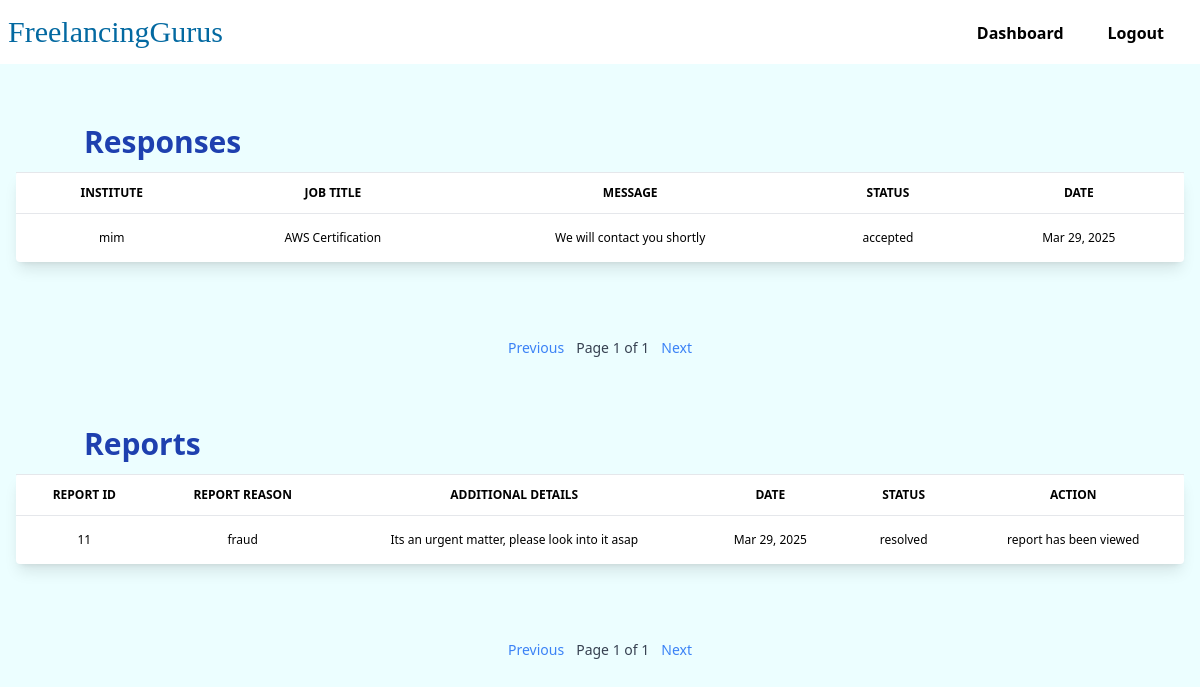
/freelancer/institute_job_response.php (signed in), run on the app's committed database.
### tables this page shows
CREATE TABLE `institute_responses` (
  `response_id` int(11) NOT NULL,
  `application_id` int(11) NOT NULL,
  `message` text NOT NULL,
  `response_TS` timestamp NOT NULL DEFAULT current_timestamp(),
  `status` varchar(50) NOT NULL,
  `is_read` tinyint(1) DEFAULT 0
);

CREATE TABLE `institute_details` (
  `institute_id` int(64) NOT NULL,
  `institute_name` varchar(512) NOT NULL,
  `institute_uname` varchar(16) NOT NULL,
  `institute_phone` bigint(10) NOT NULL,
  `institute_adrs` varchar(999) NOT NULL,
  `institute_email` varchar(128) NOT NULL,
  `institute_pass` varchar(32) NOT NULL,
  `institute_TS` timestamp NOT NULL DEFAULT current_timestamp() ON UPDATE current_timestamp(),
  `status` enum('pending','verified','rejected') NOT NULL DEFAULT 'pending',
  `account_status` enum('active','suspended','deleted') NOT NULL DEFAULT 'active'
);

CREATE TABLE `job_details` (
  `job_id` int(11) NOT NULL,
  `occupation_title` varchar(64) NOT NULL,
  `salary` text NOT NULL,
  `experience_required` varchar(16) NOT NULL,
  `job_description` varchar(999) NOT NULL,
  `vacancy_available` varchar(32) NOT NULL,
  `skill_required` varchar(256) NOT NULL,
  `duration` varchar(32) NOT NULL,
  `institute_name` varchar(200) NOT NULL,
  `institute_id` varchar(20) NOT NULL,
  `job_TS` timestamp NOT NULL DEFAULT current_timestamp() ON UPDATE current_timestamp(),
  `status` enum('active','deleted','removed') NOT NULL DEFAULT 'active'
);

CREATE TABLE `reports` (
  `report_id` int(11) NOT NULL,
  `job_id` int(11) NOT NULL,
  `flancer_id` int(11) NOT NULL,
  `report_reason` enum('spam','fraud','inappropriate','other') NOT NULL,
  `report_text` text DEFAULT NULL,
  `report_TS` timestamp NOT NULL DEFAULT current_timestamp(),
  `action` enum('pending','resolved') NOT NULL,
  `usr_res` varchar(512) NOT NULL
);

### freelancer/institute_job_response.php (the view, shortened to what this page needs)
<?php
$freelancer_id = $_SESSION['user_id'];
$servername = "localhost";
$username = "root";
$password = "";
$dbname = "freelance";
$conn = new mysqli($servername, $username, $password, $dbname);
$records_per_page = 10;
$stmt_count = $conn->prepare("
    SELECT COUNT(*)
    FROM institute_responses r
    INNER JOIN applications a ON r.application_id = a.application_id
    WHERE a.flancer_id = ?
");
$stmt_count->bind_param("i", $freelancer_id);
$stmt_count->execute();
$stmt_count->bind_result($total_records);
$total_pages = ceil($total_records / $records_per_page);
$current_page = isset($_GET['page']) ? (int)$_GET['page'] : 1;
$offset = ($current_page - 1) * $records_per_page;
$stmt = $conn->prepare("
    SELECT r.message, r.response_TS, i.institute_name, j.occupation_title, r.status, r.is_read, r.application_id
    FROM institute_responses r
    INNER JOIN applications a ON r.application_id = a.application_id
    INNER JOIN job_details j ON a.job_id = j.job_id
    INNER JOIN institute_details i ON j.institute_id = i.institute_id
    WHERE a.flancer_id = ?
    LIMIT ?, ?
");
$stmt->bind_param("iii", $freelancer_id, $offset, $records_per_page);
$stmt->execute();
$result = $stmt->get_result();
$reports_per_page = 10;
$reports_stmt_count = $conn->prepare("
    SELECT COUNT(*)
    FROM reports re
    INNER JOIN job_details j ON re.job_id = j.job_id
    INNER JOIN institute_details i ON j.institute_id = i.institute_id
    INNER JOIN free_user f ON re.flancer_id = f.flancer_id
    WHERE re.flancer_id = ?
");
$reports_stmt_count->bind_param("i", $freelancer_id);
$reports_stmt_count->execute();
$reports_stmt_count->bind_result($total_reports);
$total_reports_pages = ceil($total_reports / $reports_per_page);
$current_reports_page = isset($_GET['reports_page']) ? (int)$_GET['reports_page'] : 1;
$reports_offset = ($current_reports_page - 1) * $reports_per_page;
$reports_stmt = $conn->prepare("
    SELECT
        re.report_id,
        re.job_id,
        re.flancer_id,
        re.report_reason,
        re.report_text,
        re.report_TS,
        re.usr_res,
        re.action,
        j.occupation_title,
        i.institute_name,
        f.flancer_uname
    FROM reports re
    INNER JOIN job_details j ON re.job_id = j.job_id
    INNER JOIN institute_details i ON j.institute_id = i.institute_id
    INNER JOIN free_user f ON re.flancer_id = f.flancer_id
    WHERE re.flancer_id = ?
    LIMIT ?, ?
");
$reports_stmt->bind_param("iii", $freelancer_id, $reports_offset, $reports_per_page);
$reports_stmt->execute();
$reports_result = $reports_stmt->get_result();
?>
<!DOCTYPE html>
<html lang="en">
<head>
    <script src="https://cdn.tailwindcss.com"></script>
</head>
<body class="bg-cyan-50 p-0">
    <header class="w-full">
        <div class="mx-auto flex justify-between h-16 bg-white w-full max-w-full">
            <a rel="noopener noreferrer" href="#" aria-label="Back to homepage" class="flex items-center p-2">
                <h1 class="font-serif text-3xl text-sky-700">FreelancingGurus</h1>
            </a>
            <ul class="items-stretch hidden space-x-3 mr-5 md:flex">
                <li class="flex">
                    <a rel="noopener noreferrer" href="./FreelancerAccount.php"
                        class="flex items-center px-4 -mb-1 border-b-2 border-transparent hover:border-blue-500 transition duration-300 ease-in-out font-semibold">Dashboard</a>
                </li>
                <li class="flex">
                    <a rel="noopener noreferrer" href="freelancer_logout.php"
                        class="flex items-center px-4 -mb-1 border-b-2 border-transparent hover:border-blue-500 transition duration-300 ease-in-out font-semibold">Logout</a>
                </li>
            </ul>
        </div>
    </header>
    <div class="mt-[5%] ml-[7%]">
        <h3 class="font-semibold text-3xl text-blue-800">Responses</h3>
    </div>
    <section class="py-1 bg-blueGray-50">
        <div class="w-full xl:w-[90%] mb-12 xl:mb-0 px-4 mx-auto mt-2">
            <div class="relative flex flex-col min-w-0 break-words bg-white w-full mb-6 shadow-lg rounded">
                <div class="block w-full overflow-x-auto mx-auto">
                    <table class="items-center bg-transparent w-full border-collapse">
                        <thead>
                            <tr>
                                <th class="px-6 bg-blueGray-50 text-blueGray-500 align-middle border border-solid border-blueGray-100 py-3 text-xs uppercase border-l-0 border-r-0 whitespace-nowrap font-semibold text-center">Institute</th>
                                <th class="px-6 bg-blueGray-50 text-blueGray-500 align-middle border border-solid border-blueGray-100 py-3 text-xs uppercase border-l-0 border-r-0 whitespace-nowrap font-semibold text-center">Job Title</th>
                                <th class="px-6 bg-blueGray-50 text-blueGray-500 align-middle border border-solid border-blueGray-100 py-3 text-xs uppercase border-l-0 border-r-0 whitespace-nowrap font-semibold text-center">Message</th>
                                <th class="px-6 bg-blueGray-50 text-blueGray-500 align-middle border border-solid border-blueGray-100 py-3 text-xs uppercase border-l-0 border-r-0 whitespace-nowrap font-semibold text-center">Status</th>
                                <th class="px-6 bg-blueGray-50 text-blueGray-500 align-middle border border-solid border-blueGray-100 py-3 text-xs uppercase border-l-0 border-r-0 whitespace-nowrap font-semibold text-center">Date</th>
                            </tr>
                        </thead>
                        <tbody>
                            <?php if ($result->num_rows > 0): ?>
                                <?php while ($row = $result->fetch_assoc()): ?>
                                    <tr class="hover:bg-gray-200 <?= $row['is_read'] == 0 ? 'new-response' : '' ?>">
                                        <td class="border-t-0 px-6 align-middle border-l-0 border-r-0 text-xs whitespace-nowrap p-4 text-center">
                                            <?= htmlspecialchars($row['institute_name']) ?>
                                        </td>
                                        <td class="border-t-0 px-6 align-middle border-l-0 border-r-0 text-xs whitespace-nowrap p-4 text-center">
                                            <?= htmlspecialchars($row['occupation_title']) ?>
                                        </td>
                                        <td class="border-t-0 px-6 align-middle border-l-0 border-r-0 text-xs whitespace-nowrap p-4 text-center">
                                            <?= htmlspecialchars($row['message']) ?>
                                        </td>
                                        <td class="border-t-0 px-6 align-middle border-l-0 border-r-0 text-xs whitespace-nowrap p-4 text-center">
                                            <?= htmlspecialchars($row['status']) ?>
                                        </td>
                                        <td class="border-t-0 px-6 align-middle border-l-0 border-r-0 text-xs whitespace-nowrap p-4 text-center">
                                            <?= date('M d, Y', strtotime($row['response_TS'])) ?>
                                        </td>
                                    </tr>
                                <?php endwhile; ?>
                            <?php else: ?>
                                <tr>
                                    <td colspan="6" class="text-center py-4">No responses received yet.</td>
                                </tr>
                            <?php endif; ?>
                        </tbody>
                    </table>
                </div>
            </div>
        </div>
    </section>
    <div class="flex justify-center mt-4">
        <nav class="flex justify-between items-center">
            <a href="?page=<?= $current_page > 1 ? $current_page - 1 : 1 ?>" class="px-3 py-2 text-sm text-blue-500 hover:text-blue-700">Previous</a>
            <span class="text-sm text-gray-700">Page <?= $current_page ?> of <?= $total_pages ?></span>
            <a href="?page=<?= $current_page < $total_pages ? $current_page + 1 : $total_pages ?>" class="px-3 py-2 text-sm text-blue-500 hover:text-blue-700">Next</a>
        </nav>
    </div>
    <div class="mt-[5%] ml-[7%]">
        <h3 class="font-semibold text-3xl text-blue-800">Reports</h3>
    </div>
    <section class="py-1 bg-blueGray-50">
        <div class="w-full xl:w-[90%] mb-12 xl:mb-0 px-4 mx-auto mt-2">
            <div class="relative flex flex-col min-w-0 break-words bg-white w-full mb-6 shadow-lg rounded">
                <div class="block w-full overflow-x-auto mx-auto">
                    <table class="items-center bg-transparent w-full border-collapse">
<thead>
    <tr>
        <th class="px-6 bg-blueGray-50 text-blueGray-500 align-middle border border-solid border-blueGray-100 py-3 text-xs uppercase border-l-0 border-r-0 whitespace-nowrap font-semibold text-center">Report ID</th>
        <th class="px-6 bg-blueGray-50 text-blueGray-500 align-middle border border-solid border-blueGray-100 py-3 text-xs uppercase border-l-0 border-r-0 whitespace-nowrap font-semibold text-center">Report Reason</th>
        <th class="px-6 bg-blueGray-50 text-blueGray-500 align-middle border border-solid border-blueGray-100 py-3 text-xs uppercase border-l-0 border-r-0 whitespace-nowrap font-semibold text-center">Additional details</th>
        <th class="px-6 bg-blueGray-50 text-blueGray-500 align-middle border border-solid border-blueGray-100 py-3 text-xs uppercase border-l-0 border-r-0 whitespace-nowrap font-semibold text-center">Date</th>
        <th class="px-6 bg-blueGray-50 text-blueGray-500 align-middle border border-solid border-blueGray-100 py-3 text-xs uppercase border-l-0 border-r-0 whitespace-nowrap font-semibold text-center">Status</th>
        <th class="px-6 bg-blueGray-50 text-blueGray-500 align-middle border border-solid border-blueGray-100 py-3 text-xs uppercase border-l-0 border-r-0 whitespace-nowrap font-semibold text-center">Action</th>
    </tr>
</thead>
<tbody>
    <?php if ($reports_result->num_rows > 0): ?>
        <?php while ($report = $reports_result->fetch_assoc()): ?>
            <tr class="hover:bg-gray-200">
                <td class="border-t-0 px-6 align-middle border-l-0 border-r-0 text-xs whitespace-nowrap p-4 text-center">
                    <?= htmlspecialchars($report['report_id']) ?>
                </td>
                <td class="border-t-0 px-6 align-middle border-l-0 border-r-0 text-xs whitespace-nowrap p-4 text-center">
                    <?= htmlspecialchars($report['report_reason']) ?>
                </td>
                <td class="border-t-0 px-6 align-middle border-l-0 border-r-0 text-xs whitespace-nowrap p-4 text-center">
                    <?= htmlspecialchars($report['report_text']) ?>
                </td>
                <td class="border-t-0 px-6 align-middle border-l-0 border-r-0 text-xs whitespace-nowrap p-4 text-center">
                    <?= date('M d, Y', strtotime($report['report_TS'])) ?>
                </td>
                <td class="border-t-0 px-6 align-middle border-l-0 border-r-0 text-xs whitespace-nowrap p-4 text-center">
                    <?= htmlspecialchars($report['action']) ?>
                </td>
                <td class="border-t-0 px-6 align-middle border-l-0 border-r-0 text-xs whitespace-nowrap p-4 text-center">
                    <?= htmlspecialchars($report['usr_res']) ?>
                </td>
            </tr>
        <?php endwhile; ?>
    <?php else: ?>
        <tr>
            <td colspan="6" class="text-center py-4">No reports available.</td>
        </tr>
    <?php endif; ?>
</tbody>
                    </table>
                </div>
            </div>
        </div>
    </section>
    <div class="flex justify-center mt-4">
        <nav class="flex justify-between items-center">
            <a href="?page=<?= $current_page ?>&reports_page=<?= $current_reports_page > 1 ? $current_reports_page - 1 : 1 ?>" class="px-3 py-2 text-sm text-blue-500 hover:text-blue-700">Previous</a>
            <span class="text-sm text-gray-700">Page <?= $current_reports_page ?> of <?= $total_reports_pages ?></span>
            <a href="?page=<?= $current_page ?>&reports_page=<?= $current_reports_page < $total_reports_pages ? $current_reports_page + 1 : $total_reports_pages ?>" class="px-3 py-2 text-sm text-blue-500 hover:text-blue-700">Next</a>
        </nav>
    </div>
</body>
</html>

### data on the page
institute_responses: institute_details.institute_name "mim", job_details.occupation_title "AWS Certification", message "We will contact you shortly", status "accepted", response_TS "Mar 29, 2025"
reports: report_id "11", report_reason "fraud", report_text "Its an urgent matter, please look into it asap", report_TS "Mar 29, 2025", action "resolved", usr_res "report has been viewed"

### other printed values
$current_page "1"
$total_pages "1"
$current_reports_page "1"
$total_reports_pages "1"
